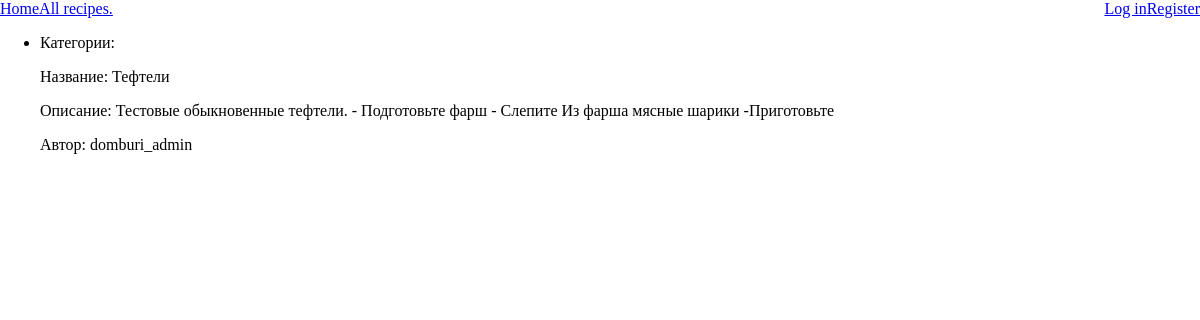
Before: /recipes/recipes/1 with the older database file.
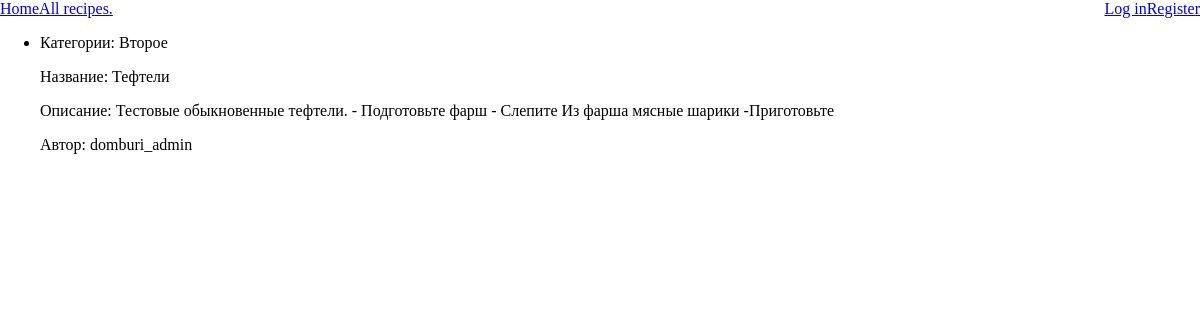
After: the same page with the newer database file.
### recipes/models.py (models this page shows, shortened)
class Category(models.Model):
    name = CharField(null=False, max_length=30)
    description = TextField(max_length=200, null=False, blank=True)

### recipes/views.py (the view)
# urls.py: path("recipes/<int:pk>", RecipeDetailView.as_view(), name='recipe_detail'),
class RecipeDetailView(DetailView):
    model = Recipe
    context_object_name = 'recipe'
    template_name = 'recipes/detailed_recipe.html'

### recipes/templates/recipes/detailed_recipe.html (shortened to what this page needs)
{% extends "./base.html" %}
{% block body %}
<div>
    {% if recipe %}
    <ul>
        <li>
            {% if recipe.categories %}
            <p>
                Категории:
                {% for category in recipe.categories.all %}
                {{ category.name }}
                {% endfor %}
            </p>
            {% endif %}
            <p>Название: {{ recipe.name }}</p>
            <p>Описание: {{ recipe.description }}</p>
            <p>Автор: {{ recipe.author }}</p>
        </li>
        <br>
    </ul>
    {% else %}
    <span>No data here yet.</span>
    {% endif %}
</div>
{% endblock %}

Changed rows visible on the page:
added Category: name "Второе"
